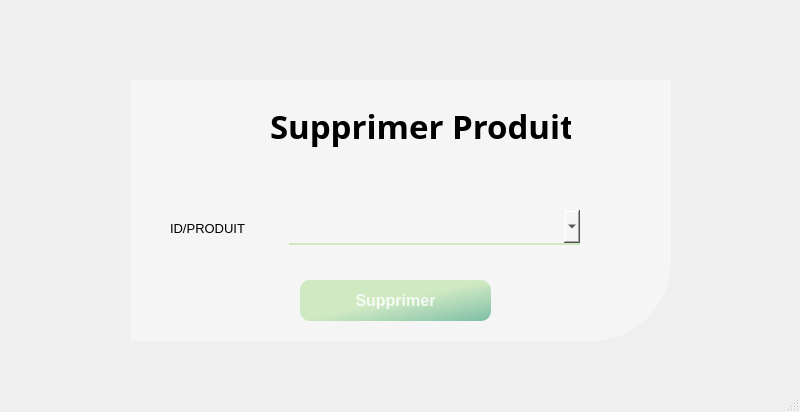
<?xml version="1.0" encoding="UTF-8"?>
<ui version="4.0">
 <class>MainWindow</class>
 <widget class="QMainWindow" name="MainWindow">
  <property name="geometry">
   <rect>
    <x>0</x>
    <y>0</y>
    <width>800</width>
    <height>412</height>
   </rect>
  </property>
  <property name="windowTitle">
   <string>MainWindow</string>
  </property>
  <widget class="QWidget" name="centralwidget">
   <widget class="QWidget" name="widget_2" native="true">
    <property name="geometry">
     <rect>
      <x>130</x>
      <y>80</y>
      <width>541</width>
      <height>261</height>
     </rect>
    </property>
    <property name="styleSheet">
     <string notr="true">background-color: rgb(245, 245, 245);
border-bottom-right-radius: 80px;</string>
    </property>
    <widget class="QPushButton" name="pushButton">
     <property name="geometry">
      <rect>
       <x>170</x>
       <y>200</y>
       <width>191</width>
       <height>41</height>
      </rect>
     </property>
     <property name="font">
      <font>
       <pointsize>12</pointsize>
       <weight>75</weight>
       <bold>true</bold>
      </font>
     </property>
     <property name="styleSheet">
      <string notr="true">QPushButton#pushButton{
	background-color: qlineargradient(spread:pad, x1:2, y1:1, x2:1, y2:0, stop:0 rgba(11, 131, 120, 219), stop:1   #CFE9C2);
	color:rgba(255, 255, 255, 210);
	border-radius:10px;
}
QPushButton#pushButton:hover{
	background-color: qlineargradient(spread:pad, x1:2, y1:1, x2:1, y2:0, stop:0 #CFE9C2, stop:1 rgba(11, 131, 120, 219));
}
QPushButton#pushButton:pressed{
	padding-left:2px;
	padding-top:2px;
	background-color: qlineargradient(spread:pad, x1:0, y1:0.505682, x2:1, y2:0.477, stop:0   #CFE9C2, stop:1 rgba(11, 131, 120, 219));
}</string>
     </property>
     <property name="text">
      <string>Supprimer</string>
     </property>
    </widget>
    <widget class="QLabel" name="label_6">
     <property name="geometry">
      <rect>
       <x>140</x>
       <y>20</y>
       <width>301</width>
       <height>51</height>
      </rect>
     </property>
     <property name="font">
      <font>
       <family>Vladimir Script</family>
       <pointsize>25</pointsize>
       <weight>75</weight>
       <bold>true</bold>
      </font>
     </property>
     <property name="text">
      <string>Supprimer Produit</string>
     </property>
    </widget>
    <widget class="QPushButton" name="pushButton_2">
     <property name="geometry">
      <rect>
       <x>490</x>
       <y>10</y>
       <width>50</width>
       <height>28</height>
      </rect>
     </property>
     <property name="text">
      <string/>
     </property>
     <property name="icon">
      <iconset>
       <normaloff>icons/icons8-fermer-la-fenêtre-50.png</normaloff>icons/icons8-fermer-la-fenêtre-50.png</iconset>
     </property>
     <property name="iconSize">
      <size>
       <width>30</width>
       <height>30</height>
      </size>
     </property>
    </widget>
    <widget class="QComboBox" name="comboBox">
     <property name="geometry">
      <rect>
       <x>159</x>
       <y>130</y>
       <width>291</width>
       <height>35</height>
      </rect>
     </property>
     <property name="styleSheet">
      <string notr="true">background-color: rgb(245, 245, 245);
border:none;
border-bottom:1.5px solid #CFE9C2;
color:rgba(0,0,0,240);
padding-bottom:7px;</string>
     </property>
    </widget>
    <widget class="QLabel" name="label">
     <property name="geometry">
      <rect>
       <x>40</x>
       <y>140</y>
       <width>101</width>
       <height>16</height>
      </rect>
     </property>
     <property name="font">
      <font>
       <pointsize>10</pointsize>
      </font>
     </property>
     <property name="text">
      <string>ID/PRODUIT</string>
     </property>
    </widget>
   </widget>
  </widget>
  <widget class="QMenuBar" name="menubar">
   <property name="geometry">
    <rect>
     <x>0</x>
     <y>0</y>
     <width>800</width>
     <height>26</height>
    </rect>
   </property>
  </widget>
  <widget class="QStatusBar" name="statusbar"/>
 </widget>
 <resources/>
 <connections/>
</ui>
